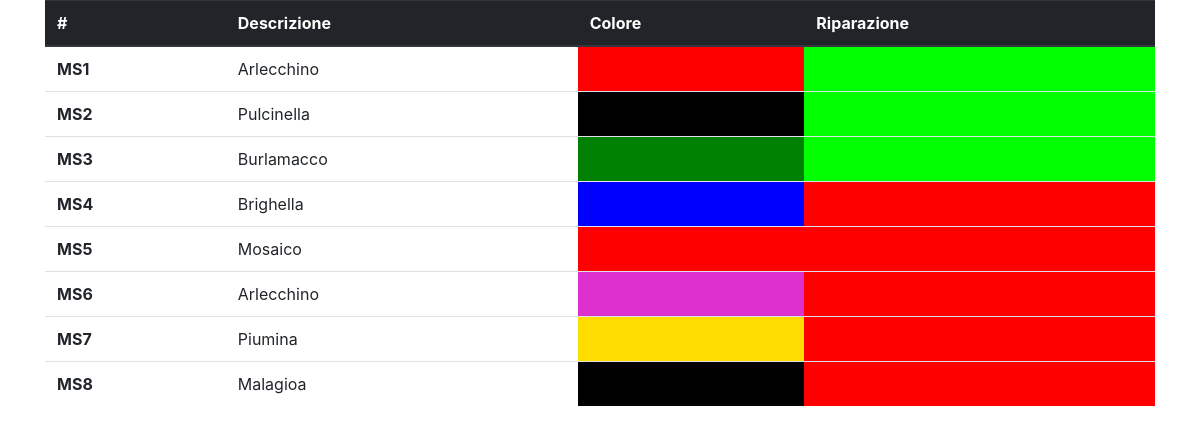
Before: /riparazione/gestioneRiparazioni.php with the older database file.
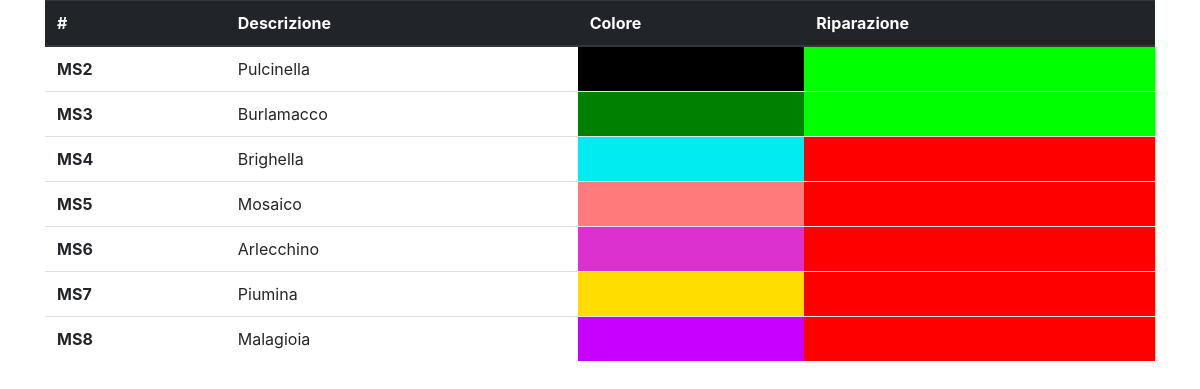
After: the same page with the newer database file.
### tables this page shows
CREATE TABLE IF NOT EXISTS `maschera` (
  `codMaschera` varchar(50) NOT NULL,
  `colore` varchar(255) NOT NULL,
  `descrizione` varchar(255) NOT NULL,
  `riparazione` set('si','no') DEFAULT 'no',
  `codSarta` varchar(50) NOT NULL,
  `codDeposito` varchar(50) NOT NULL,
  `eliminato` set('si','no') DEFAULT 'no',
  PRIMARY KEY (`codMaschera`),
  KEY `codSarta` (`codSarta`),
  KEY `codDeposito` (`codDeposito`),
  CONSTRAINT `FK_sarta` FOREIGN KEY (`codSarta`) REFERENCES `sarta` (`codSarta`),
  CONSTRAINT `maschera_ibfk_1` FOREIGN KEY (`codSarta`) REFERENCES `sarta` (`codSarta`),
  CONSTRAINT `maschera_ibfk_2` FOREIGN KEY (`codDeposito`) REFERENCES `deposito` (`codDeposito`)
);

### riparazione/gestioneRiparazioni.php (the view, shortened to what this page needs)
<html lang="en">
<head>
    <link rel="stylesheet" href="../bootstrap-4.0.0-dist/css/bootstrap.min.css">
</head>
<body>
    <div class="container">
        <div class="table-responsive-sm" <div class="row">
            <table class="table">
                <thead class="thead-dark">
                    <tr>
                        <th scope="col">#</th>
                        <th scope="col">Descrizione</th>
                        <th scope="col">Colore</th>
                        <th scope="col">Riparazione</th>
                    </tr>
                </thead>
                <tbody>
                    <?php
                    include '../conn.php';
                    $sql = "SELECT * from maschera where eliminato = 'no'";
                    $stmt = $conn->query($sql);
                    foreach ($stmt as $row) {
                        echo '<tr>';
                        echo '<th scope="row">' . $row['codMaschera'] . '</th>';
                        echo '<td>' . $row['descrizione'] . '</td>';
                        echo '<td style="background-color:' . $row['colore'] . ';"></td>';
                        if ($row['riparazione'] === 'si') {
                            echo '<td style="background-color:lime;"></td>';
                        } else {
                            echo '<td style="background-color:red;"></td>';
                        }
                        echo '</tr>';
                    }
                    ?>
                </tbody>
            </table>
        </div>
    </div>
</body>
</html>

Changed rows visible on the page:
no longer on this page (row edited): maschera: codMaschera "MS1", descrizione "Arlecchino", riparazione "si" (drawn)
changed maschera "MS4": colore "blue" → "#00ecf0" (drawn)
changed maschera "MS5": colore "#ff0000" → "#ff7a7a" (drawn)
changed maschera "MS8": descrizione "Malagioa" → "Malagioia"; colore "#000000" → "#c800ff" (drawn)
